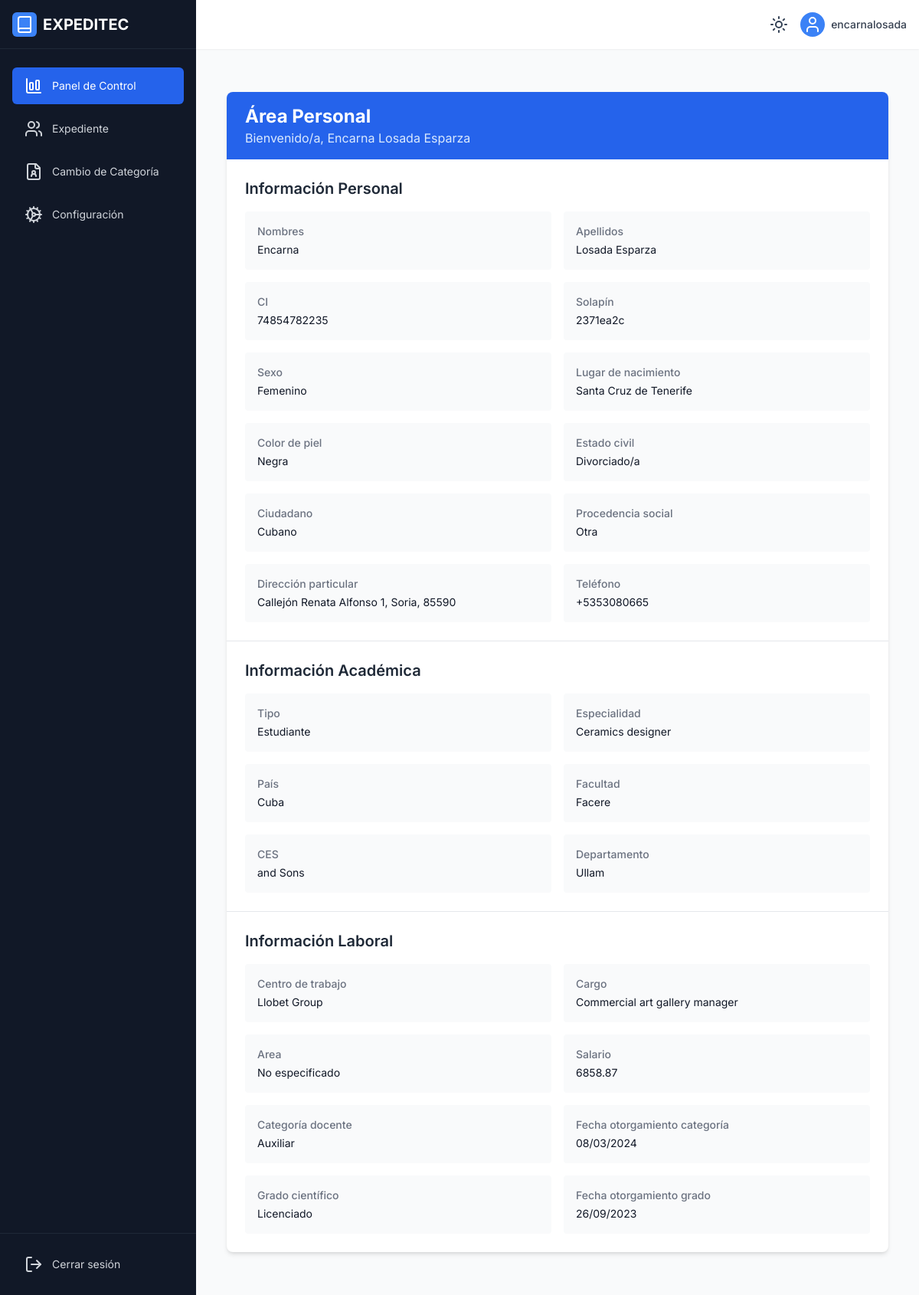
Page /aspirante/ (signed in) on the committed database.
### Administrador/models.py (models this page shows, shortened)
class Aspirante(models.Model):
    userid = models.OneToOneField(User,on_delete=models.CASCADE,null=False)
    TIPO_CHOICES2 = [
        ('Profesor', 'Profesor'),
        ('Estudiante', 'Estudiante'),
    ]
    tipo = models.CharField(
        max_length=10,
        verbose_name='Tipo de aspirante',
        choices=TIPO_CHOICES2,
        null=False,
    )
    nombres = models.CharField(max_length=100, verbose_name='Nombres')
    primer_apellido = models.CharField(max_length=100, verbose_name='Primer apellido',null=False)
    segundo_apellido = models.CharField(
        max_length=100,
        verbose_name='Segundo apellido',
        blank=True,
        null=True,
    )
    sexo = models.CharField(
        max_length=1,
        verbose_name='Sexo',null=False
    )
    ci = models.CharField(
        max_length=11,
        unique=True,
        verbose_name='Carné de identidad',null=False
    )
    lugar_nacimiento = models.CharField(
        max_length=100,
        verbose_name='Lugar de nacimiento',null=False
    )
    color_piel = models.CharField(
        max_length=10,
        verbose_name='Color de piel',null=False
    )
    estado_civil = models.CharField(
        max_length=10,
        verbose_name='Estado civil',null=False
    )
    ciudadano = models.CharField(
        max_length=100,
        verbose_name='Ciudadano',
        help_text="Solo se permiten letras y espacios",null=False
    )
    procedencia_social = models.CharField(
        max_length=15,
        verbose_name='Procedencia social',null=False
    )
    especialidad = models.CharField(
        max_length=100,
        verbose_name='Especialidad',null=False
    )
    pais = models.CharField(
        max_length=100,
        verbose_name='País',
        help_text="Solo se permiten letras y espacios",null=False
    )
    centro = models.CharField(
        max_length=100,
        verbose_name='Centro de trabajo/estudio',null=False
    )
    cargo = models.CharField(
        max_length=100,
        verbose_name='Cargo',null=False
    )
    area = models.TextField(null=True)
    facultad = models.CharField(
        max_length=100,
        verbose_name='Facultad',null=False
    )
    ces = models.CharField(
        max_length=100,
        verbose_name='CES',null=False
    )
    departamento = models.CharField(
        max_length=100,
        verbose_name='Departamento',null=False
    )
    salario = models.DecimalField(
        max_digits=10,
        decimal_places=2,
        validators=[MinValueValidator(0)],
        verbose_name='Salario',null=False
    )
    categoria_docente = models.CharField(
        max_length=10,
        blank=True,
        null=True,
        verbose_name='Categoría docente'
    )
    fecha_otorgamiento_categoria = models.DateField(
        blank=True,
        null=True,
        verbose_name='Fecha de otorgamiento de categoría'
    )
    direccion = models.TextField(
        max_length=500,
        verbose_name='Dirección particular',null=False
    )
    grado_cientifico = models.CharField(
        max_length=10,
        blank=True,
        null=True,
        verbose_name='Grado científico'
    )
    fecha_otorgamiento_grado = models.DateField(
        blank=True,
        null=True,
        verbose_name='Fecha de otorgamiento de grado científico'
    )
    telefono = models.CharField(
        max_length=20,
        verbose_name='Teléfono',null=False
    )
    solapin = models.CharField(
        max_length=50,
        verbose_name='Solapín',null=False,
        unique=True
    )
    tribunal = models.BooleanField(null=True,default=False)
    class Meta:
        verbose_name = 'Aspirante'
        verbose_name_plural = 'Aspirantes'
        ordering = ['nombres', 'primer_apellido']

### Aspirante/views.py (the view)
# urls.py: path('', views.AspiranteDashboardView.as_view(),name='aspirante_dashboard'),
class AspiranteDashboardView(View):
    def get(self, request):
        try:
            aspirante = Admin_models.Aspirante.objects.get(userid=request.user)
            datos_personales = {
                'Nombres': aspirante.nombres,
                'Apellidos': f"{aspirante.primer_apellido} {aspirante.segundo_apellido or ''}",
                'CI': aspirante.ci,
                'Solapín': aspirante.solapin,
                'Sexo': aspirante.sexo,
                'Lugar de nacimiento': aspirante.lugar_nacimiento,
                'Color de piel': aspirante.color_piel,
                'Estado civil': aspirante.estado_civil,
                'Ciudadano': aspirante.ciudadano,
                'Procedencia social': aspirante.procedencia_social,
                'Dirección particular': aspirante.direccion,
                'Teléfono': aspirante.telefono,
            }
            datos_academicos = {
                'Tipo': aspirante.tipo,
                'Especialidad': aspirante.especialidad,
                'País': aspirante.pais,
                'Facultad': aspirante.facultad,
                'CES': aspirante.ces,
                'Departamento': aspirante.departamento,
            }
            datos_laborales = {
                'Centro de trabajo': aspirante.centro,
                'Cargo': aspirante.cargo,
                'Area':aspirante.area,
                'Salario': f"{aspirante.salario:.2f}",
                'Categoría docente': aspirante.categoria_docente if aspirante.categoria_docente else 'No aplica',
                'Fecha otorgamiento categoría': aspirante.fecha_otorgamiento_categoria.strftime('%d/%m/%Y') if aspirante.fecha_otorgamiento_categoria else 'No aplica',
                'Grado científico': aspirante.grado_cientifico if aspirante.grado_cientifico else 'No aplica',
                'Fecha otorgamiento grado': aspirante.fecha_otorgamiento_grado.strftime('%d/%m/%Y') if aspirante.fecha_otorgamiento_grado else 'No aplica',
            }
            context = {
                'Dashboard':True,
                'aspirante': aspirante,
                'datos_personales': datos_personales,
                'datos_academicos': datos_academicos,
                'datos_laborales': datos_laborales,
                'full_name': f"{aspirante.nombres} {aspirante.primer_apellido} {aspirante.segundo_apellido or ''}",
            }
            return render(request, 'Aspirante/dashboard_aspirante.html', context)
        except Exception as e:
            return Login_views.redirigir_usuario(request)

### template/Aspirante/dashboard_aspirante.html
{% extends 'Aspirante/aspirante_base.html' %}
{% load static %}
{% block contenido %}
<div class="container mx-auto px-4 py-8">
    <div class="bg-white dark:bg-gray-800 rounded-lg shadow-md overflow-hidden transition-colors duration-300">
        <div class="bg-blue-600 dark:bg-blue-800 px-6 py-4">
            <h1 class="text-2xl font-bold text-white">Área Personal</h1>
            <p class="text-blue-100 dark:text-blue-200">Bienvenido/a, {{ full_name }}</p>
        </div>
        <div class="p-6 border-b border-gray-200 dark:border-gray-700">
            <h2 class="text-xl font-semibold mb-4 text-gray-800 dark:text-gray-200">Información Personal</h2>
            <div class="grid grid-cols-1 md:grid-cols-2 gap-4">
                {% for key, value in datos_personales.items %}
                <div class="bg-gray-50 dark:bg-gray-700/50 p-4 rounded transition-colors duration-200 hover:bg-gray-100 dark:hover:bg-gray-700">
                    <p class="text-sm font-medium text-gray-500 dark:text-gray-400">{{ key }}</p>
                    <p class="mt-1 text-sm text-gray-900 dark:text-gray-100">{{ value|default:"No especificado" }}</p>
                </div>
                {% endfor %}
            </div>
        </div>
        <div class="p-6 border-b border-gray-200 dark:border-gray-700">
            <h2 class="text-xl font-semibold mb-4 text-gray-800 dark:text-gray-200">Información Académica</h2>
            <div class="grid grid-cols-1 md:grid-cols-2 gap-4">
                {% for key, value in datos_academicos.items %}
                <div class="bg-gray-50 dark:bg-gray-700/50 p-4 rounded transition-colors duration-200 hover:bg-gray-100 dark:hover:bg-gray-700">
                    <p class="text-sm font-medium text-gray-500 dark:text-gray-400">{{ key }}</p>
                    <p class="mt-1 text-sm text-gray-900 dark:text-gray-100">{{ value|default:"No especificado" }}</p>
                </div>
                {% endfor %}
            </div>
        </div>
        <div class="p-6">
            <h2 class="text-xl font-semibold mb-4 text-gray-800 dark:text-gray-200">Información Laboral</h2>
            <div class="grid grid-cols-1 md:grid-cols-2 gap-4">
                {% for key, value in datos_laborales.items %}
                <div class="bg-gray-50 dark:bg-gray-700/50 p-4 rounded transition-colors duration-200 hover:bg-gray-100 dark:hover:bg-gray-700">
                    <p class="text-sm font-medium text-gray-500 dark:text-gray-400">{{ key }}</p>
                    <p class="mt-1 text-sm text-gray-900 dark:text-gray-100">{{ value|default:"No especificado" }}</p>
                </div>
                {% endfor %}
            </div>
        </div>
    </div>
</div>
{% endblock %}

### template/base.html (shortened to what this page needs)
<!DOCTYPE html>
<html lang="es" class="light">
<head>
    <script src="https://cdn.tailwindcss.com"></script>
</head>
<body>
    <div id="root">
        <div class="h-screen flex flex-col bg-gray-50 dark:bg-gray-900 transition-colors duration-200">
            <header class="sticky top-0 z-30 flex h-16 items-center justify-between bg-white dark:bg-gray-800 px-4 shadow-sm transition-colors duration-200">
                <div class="flex items-center space-x-2">
                    <button id="theme-toggle" class="p-2 rounded-full transition-colors duration-200 focus:outline-none focus:ring-2 focus:ring-blue-500 dark:focus:ring-blue-400 hover:bg-gray-100 dark:hover:bg-gray-700" aria-label="Cambiar tema">
                        <span id="theme-icon" class="w-5 h-5 text-slate-700 dark:text-slate-400">
                        </span>
                    </button>
                    <div class="relative ml-3">
                        <button class="flex items-center">
                            <div class="h-8 w-8 rounded-full bg-blue-500 flex items-center justify-center text-white">
                                <svg xmlns="http://www.w3.org/2000/svg" width="24" height="24" viewBox="0 0 24 24" fill="none" stroke="currentColor" stroke-width="2" stroke-linecap="round" stroke-linejoin="round" class="lucide lucide-user-icon lucide-user"><path d="M19 21v-2a4 4 0 0 0-4-4H9a4 4 0 0 0-4 4v2"/><circle cx="12" cy="7" r="4"/></svg>
                            </div>
                            <span class="ml-2 hidden md:block text-sm font-medium text-gray-700 dark:text-gray-300">
                                {{request.user}}
                            </span>
                        </button>
                    </div>
                </div>
            </header>
            <div class="flex flex-1 overflow-hidden">
                <aside id="sidebar" class="fixed top-0 left-0 z-50 h-full w-64 transform bg-gray-900 text-white transition-transform duration-300 ease-in-out lg:translate-x-0 lg:z-30 -translate-x-full">
                    <div class="flex h-16 items-center justify-between border-b border-gray-800 px-4">
                        <div class="flex items-center">
                            <div class="h-8 w-8 rounded-md bg-blue-500 flex items-center justify-center">
                            </div>
                            <span class="ml-2 text-xl font-bold">EXPEDITEC</span>
                        </div>
                    </div>
                    <nav class="mt-6 px-4">
                        <ul class="space-y-2">
                            {% block sidebar %}
                            {% endblock sidebar %}
                        </ul>
                    </nav>
                    <div class="absolute bottom-0 left-0 right-0 border-t border-gray-800 p-4">
                        <a href="{% url 'logout' %}">
                            <button class="flex w-full items-center rounded-md px-4 py-3 text-sm text-gray-300 hover:bg-gray-800 hover:text-white transition-colors duration-200">
                                <span class="ml-3">Cerrar sesión</span>
                            </button>
                        </a>
                    </div>
                </aside>
                <main class="flex-1 overflow-auto p-4 lg:p-6 transition-all duration-300 lg:ml-64">
                    {% block contenido %}
                    {% endblock contenido %}
                </main>
            </div>
        </div>
    </div>
</body>
</html>

### template/base.html (style rules this page uses)
body { font-family: 'Inter', sans-serif; margin: 0; padding: 0; }
.transition-all { transition-property: all; transition-timing-function: cubic-bezier(0.4, 0, 0.2, 1); transition-duration: 200ms; }

### rows in the picture
Aspirante: datos_personales "Encarna" "74854782235" "2371ea2c" "Femenino" "Santa Cruz de Tenerife" "Negra" "Divorciado/a" "Cubano" "Otra" "Callejón Renata Alfonso 1, Soria, 85590" "+5353080665", datos_academicos "Estudiante" "Ceramics designer" "Cuba" "Facere" "and Sons" "Ullam", datos_laborales "Llobet Group" "Commercial art gallery manager" "Auxiliar" "Licenciado"

### other values in the picture
{{ request.user }} "encarnalosada"
{{ full_name }} "Encarna Losada Esparza"
{{ key }} "Nombres" "Apellidos" "CI" "Solapín" "Sexo" "Lugar de nacimiento" "Color de piel" "Estado civil" "Ciudadano" "Procedencia social" "Dirección particular" "Teléfono"
{{ value|default:"No especificado" }} "Losada Esparza"
{{ key }} "Tipo" "Especialidad" "País" "Facultad" "CES" "Departamento"
{{ key }} "Centro de trabajo" "Cargo" "Area" "Salario" "Categoría docente" "Fecha otorgamiento categoría" "Grado científico" "Fecha otorgamiento grado"
{{ value|default:"No especificado" }} "No especificado" "6858.87" "08/03/2024" "26/09/2023"
